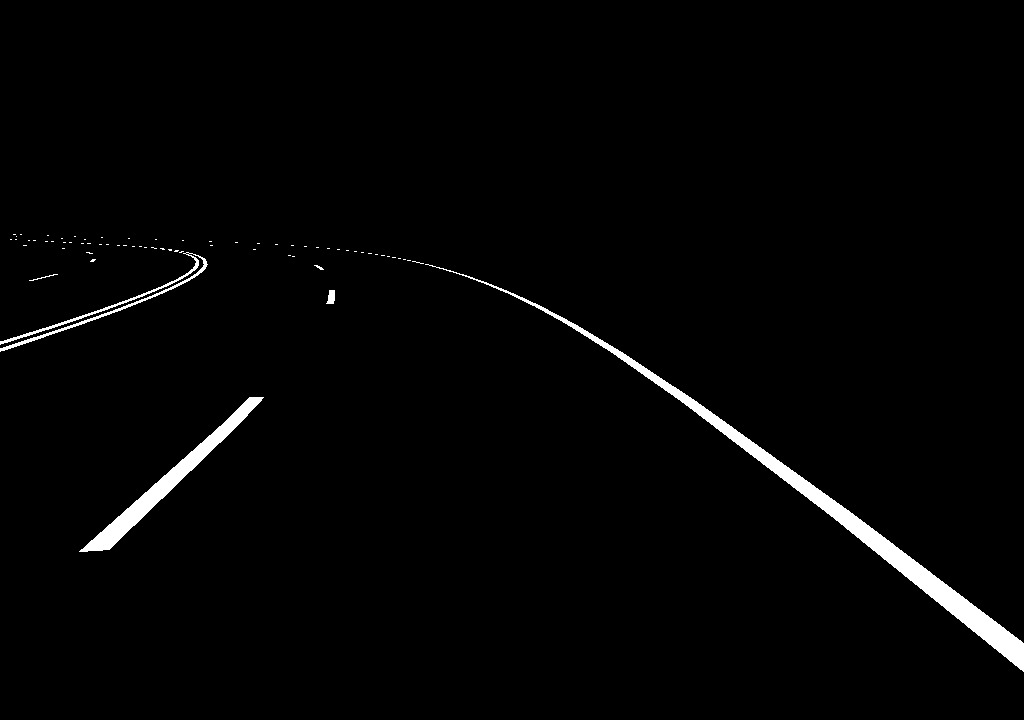
#> input picture MPC/mask/mask_test03.png, 1024 x 720 px
$ python process_line_detection.py
#> lines starting #> are read from the running program, lines starting #| are printed output that depends on the picture; after the words box and inside, x2 and y2 are one past the last pixel; in counts of white or black regions, pixels touching at a corner belong together
import cv2
import numpy as np
import math

def trace_line(roi, start_x, start_y, visited):
    """Rastrea uma linha a partir de um pixel branco, seguindo pixels adjacentes com prioridade diagonal."""
    line_pixels = [(start_x, start_y)]
    visited[start_y, start_x] = True
    stack = [(start_x, start_y)]

    while stack:
        x, y = stack.pop()
        # Priorizar direções diagonais
        directions = [(-1, -1), (1, 1), (-1, 1), (1, -1),  # Diagonais
                      (0, -1), (0, 1), (-1, 0), (1, 0)]  # Horizontais/verticais
        for dx, dy in directions:
            new_x, new_y = x + dx, y + dy
            if (0 <= new_x < roi.shape[1] and 0 <= new_y < roi.shape[0] and
                not visited[new_y, new_x] and roi[new_y, new_x] == 255):
                line_pixels.append((new_x, new_y))
                visited[new_y, new_x] = True
                stack.append((new_x, new_y))
    return line_pixels

def process_mask(mask_path):
    """Processa uma imagem de máscara para identificar linhas brancas apenas na ROI e exibir coordenadas."""
#> called with mask_path = '../mask/mask_test03.png'
    # Carregar a imagem
    mask = cv2.imread(mask_path, cv2.IMREAD_GRAYSCALE)
#> mask is the input picture: shape (720, 1024); min 0, max 255, mean 4.6
    if mask is None:
        print("Erro: Não foi possível carregar a imagem.")
        return None, None, None, False

    # Definir ROI
    height, width = mask.shape
#> height = 720; width = 1024
    roi_x = int(width * 0.15)
#> roi_x = 153
    roi_width = int(width * 0.7)
#> roi_width = 716
    roi_y = int(height * 0.4)
#> roi_y = 288
    roi_height = int(height * 0.7)
#> roi_height = 503
    roi = mask[roi_y:roi_y + roi_height, roi_x:roi_x + roi_width]
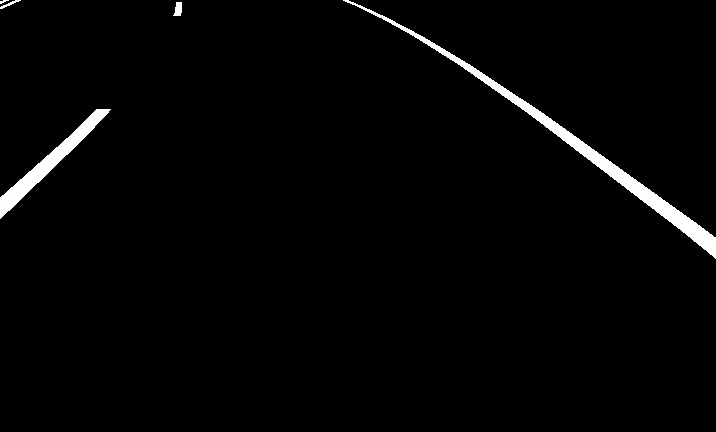
#> roi: shape (432, 716); min 0, max 255, mean 5.1

    # Encontrar pixels brancos (valor 255) dentro da ROI
    white_pixels = np.column_stack(np.where(roi == 255))
#> white_pixels = 4076 pairs, first value 0 to 258, second value 0 to 715
    if len(white_pixels) == 0:
        print("Nenhum pixel branco detectado na ROI.")
        cv2.imshow('Máscara sem Linhas', roi)
        cv2.waitKey(0)
        cv2.destroyAllWindows()
        return 0.0, 0.0, roi, False

    # Rastrear todas as linhas a partir de pixels brancos não visitados dentro da ROI
    visited = np.zeros_like(roi, dtype=bool)
    lines = []
    for y, x in white_pixels:
        if not visited[y, x]:
            line_pixels = trace_line(roi, x, y, visited)
            if len(line_pixels) > 10:  # Filtrar linhas muito curtas
                lines.append(line_pixels)
                print(f"Pixels rastreados para nova linha: {line_pixels}")  # Depuração
#> this loop made 4076 passes
#> (y, x) on passes 1, 6, 10, 30, 55: (0, 3), (0, 16), (0, 343), (2, 178), (5, 4)
#> line_pixels on passes 376, 662, 2516, 3449: [(450, 59)], [(517, 96)], [(638, 182)], [(661, 215)]
#> (printed output is left out)
#> after the loop, lines = 8 items

    # Verificar se pelo menos uma linha foi detectada
    if not lines:
        print("Nenhuma linha detectada a partir dos pixels brancos na ROI.")
        cv2.imshow('Máscara sem Linhas', roi)
        cv2.waitKey(0)
        cv2.destroyAllWindows()
        return 0.0, 0.0, roi, False

    # Calcular pontos extremos e médio para cada linha dentro da ROI
    processed_lines = []
    mid_points = []  # Armazena o ponto médio de cada linha
    print("\nCoordenadas das linhas (relativas à ROI, de 0 a width/height da ROI):")
    # Ordenar linhas por x médio (esquerda para direita)
    lines_with_avg_x = [(sum(p[0] for p in line) / len(line), line) for line in lines]
#> lines_with_avg_x = 8 items
    lines_with_avg_x.sort()  # Ordenar por x médio
    lines = [line for _, line in lines_with_avg_x]

    for idx, line_pixels in enumerate(lines):
        # Determinar se é linha esquerda ou direita
        is_left_line = idx == 0  # Primeira linha é a mais à esquerda

        if is_left_line:
            # Linha esquerda: mais próximo (menor y, maior x), mais afastado (maior y, maior x)
            y_sorted_min = sorted(line_pixels, key=lambda p: (p[1], -p[0]))  # Menor y, maior x
            y_sorted_max = sorted(line_pixels, key=lambda p: (-p[1], -p[0]))  # Maior y, maior x
            near_point = y_sorted_min[0]
            far_point = y_sorted_max[0]
        else:
            # Linha direita: mais próximo (menor y, menor x), mais afastado (maior y, menor x)
            y_sorted_min = sorted(line_pixels, key=lambda p: (p[1], p[0]))  # Menor y, menor x
            y_sorted_max = sorted(line_pixels, key=lambda p: (-p[1], p[0]))  # Maior y, menor x
            near_point = y_sorted_min[0]
            far_point = y_sorted_max[0]

        # Usar near_point e far_point para desenho
        x1, y1 = near_point
        x2, y2 = far_point
        # Ponto médio da linha
        mid_x = (near_point[0] + far_point[0]) / 2
        mid_y = (near_point[1] + far_point[1]) / 2
        mid_points.append((mid_x, mid_y))
        # Exibir coordenadas
        near_x, near_y = near_point
        far_x, far_y = far_point
        print(f"Linha {idx + 1}:")
        print(f"  Ponto mais afastado: (x={far_x:.2f}, y={far_y:.2f})")
        print(f"  Ponto médio: (x={mid_x:.2f}, y={mid_y:.2f})")
        print(f"  Ponto mais próximo: (x={near_x:.2f}, y={near_y:.2f})")
        processed_lines.append(((x1, y1), (x2, y2)))
#> this loop made 8 passes
#> (is_left_line, x1, y1, x2, y2, mid_x, mid_y, near_x) on passes 1 to 8: (True, 8, 0, 1, 3, 4.5, 1.5, 8), (False, 16, 0, 6, 5, 11, 2.5, 16), (False, 96, 109, 0, 218, 48, 163.5, 96), (False, 178, 2, 173, 15, 175.5, 8.5, 178), (False, 343, 0, 353, 4, 348, 2, 343), (False, 359, 5, 371, 13, 365, 9, 359), (False, 373, 13, 417, 38, 395, 25.5, 373), (False, 420, 35, 713, 256, 566.5, 145.5, 420)
#> after the loop, mid_points = [(4.5, 1.5), (11, 2.5), (48, 163.5), (175.5, 8.5), (348, 2), (365, 9), (395, 25.5), (566.5, 145.5)]; processed_lines = [((8, 0), (1, 3)), ((16, 0), (6, 5)), ((96, 109), (0, 218)), ((178, 2), (173, 15)), ((343, 0), (353, 4)), ((359, 5), (371, 13)), ((373, 13), (417, 38)), ((420, 35), (713, 256))]

    # Calcular a linha central ao longo das duas linhas
    center_line = []
    if len(lines) >= 2:
        line1_pixels = lines[0]  # Linha esquerda
#> line1_pixels = [(3, 0), (4, 1), (2, 1), (2, 2), (1, 1), (1, 3), (0, 3), (5, 0), (5, 1), (6, 0), (7, 0), (8, 0)]
        line2_pixels = lines[1]  # Linha direita
#> line2_pixels = [(16, 0), (17, 1), (15, 1), (14, 2), (13, 1), (13, 3), (12, 2), (11, 3), (11, 2), (10, 2), (9, 3), (10, 4), (8, 3), (7, 4), (8, 5), (6, 5), (7, 5), (9, 5), (18, 0), (19, 0), (20, 0)]

        # Extrair todos os y únicos e seus x correspondentes
        y_values = sorted(set(y for _, y in line1_pixels).intersection(y for _, y in line2_pixels))
#> y_values = [0, 1, 2, 3]
        for y in y_values:
            x1s = [x for x, y1 in line1_pixels if y1 == y]
            x2s = [x for x, y2 in line2_pixels if y2 == y]
            if x1s and x2s:  # Apenas incluir y que existe em ambas as linhas
                center_x = (sum(x1s) / len(x1s) + sum(x2s) / len(x2s)) / 2
                center_line.append((int(center_x), y))
#> this loop made 4 passes
#> (x1s, x2s, center_x) on passes 1 to 4: ([3, 5, 6, 7, 8], [16, 18, 19, 20], 12.03), ([4, 2, 1, 5], [17, 15, 13], 9), ([2], [14, 12, 11, 10], 6.88), ([1, 0], [13, 11, 9, 8], 5.38)
#> after the loop, center_line = [(12, 0), (9, 1), (6, 2), (5, 3)]

        # Conectar os pontos da linha central
        #print("\nLinha central (pontos médios ao longo de y):")
        #for x, y in center_line:
        #    print(f"  (x={x:.2f}, y={y:.2f})")

    # Visualizar linhas detectadas com cores diferentes apenas na ROI
    line_display = cv2.cvtColor(roi, cv2.COLOR_GRAY2BGR)
    colors = [(0, 255, 0), (0, 0, 255), (255, 0, 0), (255, 255, 0), (0, 255, 255),
              (255, 0, 255), (128, 0, 0), (0, 128, 0), (0, 0, 128), (128, 128, 0)]
    for idx, ((x1, y1), (x2, y2)) in enumerate(processed_lines):
        color = colors[idx % len(colors)]  # Ciclo de cores
        cv2.line(line_display, (x1, y1), (x2, y2), color, 2)
#> this loop made 8 passes
#> (x1, y1, x2, y2, color) on passes 1 to 8: (8, 0, 1, 3, (0, 255, 0)), (16, 0, 6, 5, (0, 0, 255)), (96, 109, 0, 218, (255, 0, 0)), (178, 2, 173, 15, (255, 255, 0)), (343, 0, 353, 4, (0, 255, 255)), (359, 5, 371, 13, (255, 0, 255)), (373, 13, 417, 38, (128, 0, 0)), (420, 35, 713, 256, (0, 128, 0))
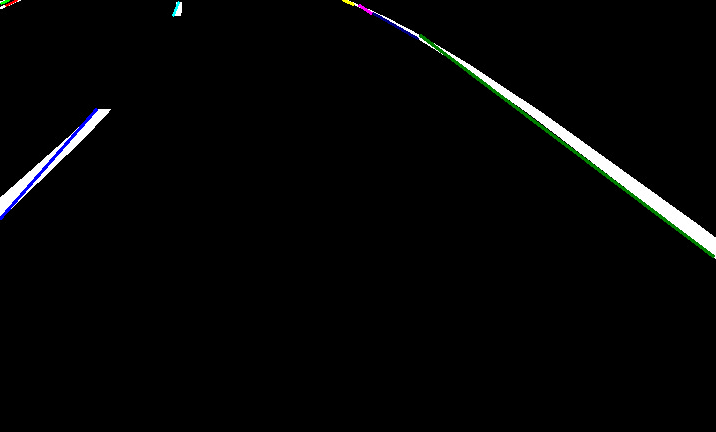
#> line_display: shape (432, 716, 3); mean B, G, R 4.9, 4.9, 4.4
    # Desenhar a linha central
    if center_line:
        for i in range(len(center_line) - 1):
            x1, y1 = center_line[i]
            x2, y2 = center_line[i + 1]
            cv2.line(line_display, (x1, y1), (x2, y2), (255, 255, 255), 2)  # Linha branca
#> this loop made 3 passes
#> (x1, x2) on passes 1 to 3: (12, 9), (9, 6), (6, 5)
#> line_display: shape (432, 716, 3); 0.01% of pixels changed, all inside (x1, y1, x2, y2) = (4, 0, 14, 5)
    cv2.imshow('Linhas Detectadas', line_display)
    cv2.waitKey(0)
    cv2.destroyAllWindows()
    return 0.0, 0.0, line_display, True

def main():
    """Função principal para testar a detecção de linhas."""
    mask_path = "../mask/mask_test03.png"
    y_ref, psi_ref, display_img, lines_detected = process_mask(mask_path)
#> y_ref = 0; psi_ref = 0; lines_detected = True
    if not lines_detected:
        print("Nenhuma linha detectada com sucesso.")

if __name__ == "__main__":
    main()

$ run again, with MPC/mask/mask_test01.png copied over MPC/mask/mask_test03.png
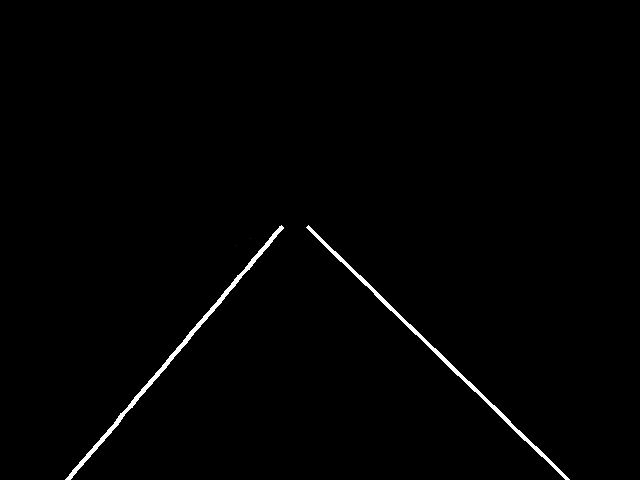
#> input picture MPC/mask/mask_test01.png, 640 x 480 px
#> in process_mask, mask is the input picture: shape (480, 640); min 0, max 255, mean 2.4
#> white_pixels = 2550 pairs, first value 33 to 265, second value 0 to 447
#> the loop in process_mask, `for y, x in white_pixels:` made 2550 passes
#> (y, x) on passes 1 to 2: (33, 185), (33, 212)
#> (printed output is left out)
#> after the loop in process_mask, `for y, x in white_pixels:`: lines = 2 items
#> the loop in process_mask, `for idx, line_pixels in enumerate(lines):` made 2 passes
#> (is_left_line, x1, y1, x2, y2, mid_x, mid_y, near_x) on passes 1 to 2: (True, 185, 33, 0, 257, 92.5, 145, 185), (False, 212, 33, 447, 265, 329.5, 149, 212)
#> after the loop in process_mask, `for idx, line_pixels in enumerate(lines):`: mid_points = [(92.5, 145), (329.5, 149)]; processed_lines = [((185, 33), (0, 257)), ((212, 33), (447, 265))]
#> line1_pixels = 1273 pairs, first value 0 to 187, second value 33 to 257
#> line2_pixels = 1277 pairs, first value 210 to 447, second value 33 to 265
#> y_values = 225 values from 33 to 257
#> the loop in process_mask, `for y in y_values:` made 225 passes
#> (x1s, x2s, center_x) on passes 1 to 6: ([185], [212], 198.5), ([186, 184, 185, 183], [213, 211, 212], 198.2), ([186, 184, 185, 183, 187], [213, 211, 212, 214, 210], 198.5), ([186, 184, 185, 182, 183, 187], [213, 211, 212, 215, 214], 198.8), ([186, 184, 185, 181, 182, 183], [213, 212, 214, 215, 216], 198.8), ([184, 185, 183, 182, 181, 180], [213, 214, 215, 216, 217], 198.8)
#> after the loop in process_mask, `for y in y_values:`: center_line = 225 pairs, first value 198 to 220, second value 33 to 257
#> the loop in process_mask, `for idx, ((x1, y1), (x2, y2)) in enumerate(processed_lines):` made 2 passes
#> (x1, y1, x2, y2, color) on passes 1 to 2: (185, 33, 0, 257, (0, 255, 0)), (212, 33, 447, 265, (0, 0, 255))
#> after the loop in process_mask, `for idx, ((x1, y1), (x2, y2)) in enumerate(processed_lines):`:
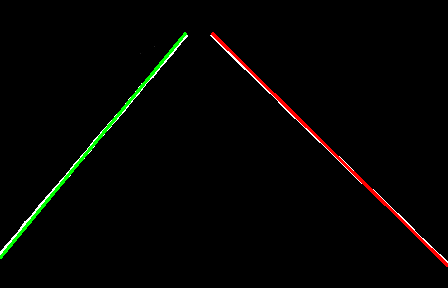
#> line_display: shape (288, 448, 3); mean B, G, R 1.7, 3.5, 3.7
#> the loop in process_mask, `for i in range(len(center_line) - 1):` made 224 passes
#> (x1, x2) on passes 1 to 3: (198, 198), (198, 198), (198, 198)
#> after the loop in process_mask, `for i in range(len(center_line) - 1):`:
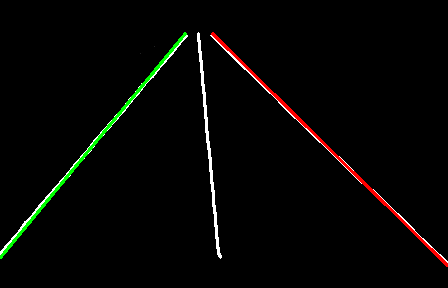
#> line_display: shape (288, 448, 3); 0.56% of pixels changed, all inside (x1, y1, x2, y2) = (197, 32, 222, 259)
#> y_ref = 0; lines_detected = True

$ run again, with MPC/mask/mask_test02.png copied over MPC/mask/mask_test03.png
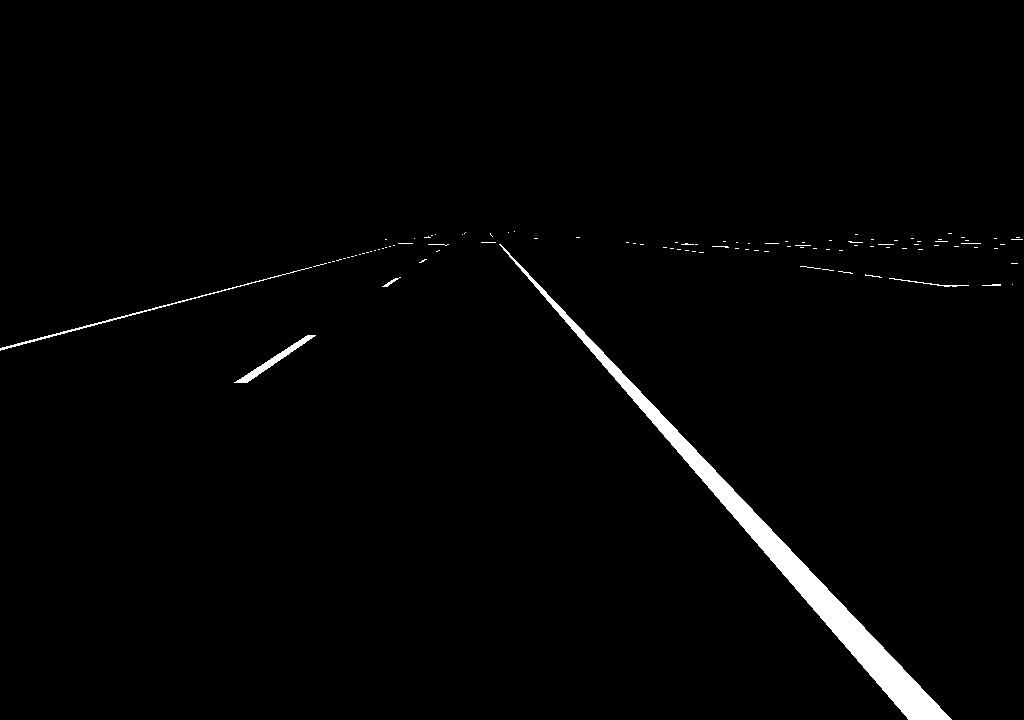
#> input picture MPC/mask/mask_test02.png, 1024 x 720 px
#> in process_mask, mask is the input picture: shape (720, 1024); min 0, max 255, mean 4.4
#> in process_mask, `roi = mask[roi_y:roi_y + roi_height, roi_x:roi_x + roi_width]`:
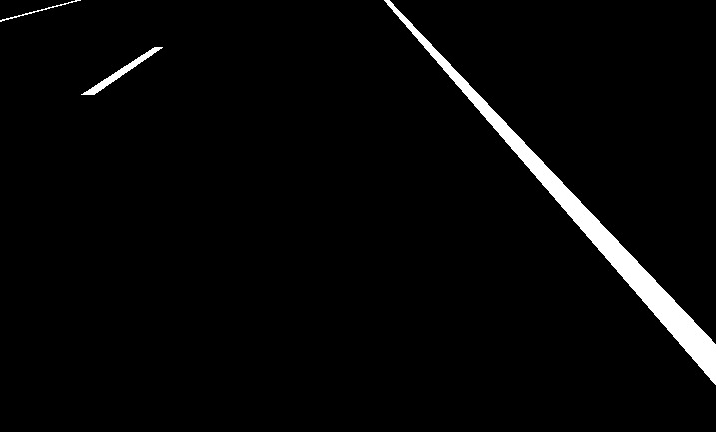
#> roi: shape (432, 716); min 0, max 255, mean 7.1
#> white_pixels = 6431 pairs, first value 0 to 384, second value 0 to 715
#> the loop in process_mask, `for y, x in white_pixels:` made 6431 passes
#> (y, x, line_pixels) on passes 1, 39, 46, 54: (0, 76, [(76, 0), (75, 1), (77, 0), (78, 0), (74, 1)]), (5, 57, [(57, 5), (57, 6)]), (6, 53, [(53, 6), (52, 7), (54, 6), (55, 6), (51, 7)]), (7, 49, [(49, 7), (48, 8), (49, 8)])
#> (printed output is left out)
#> after the loop in process_mask, `for y, x in white_pixels:`: lines = 5 items
#> the loop in process_mask, `for idx, line_pixels in enumerate(lines):` made 5 passes
#> (is_left_line, x1, y1, x2, y2, mid_x, mid_y, near_x) on passes 1 to 5: (True, 15, 16, 12, 18, 13.5, 17, 15), (False, 25, 13, 17, 16, 21, 14.5, 25), (False, 154, 47, 82, 94, 118, 70.5, 154), (False, 386, 0, 410, 30, 398, 15, 386), (False, 414, 29, 715, 384, 564.5, 206.5, 414)
#> after the loop in process_mask, `for idx, line_pixels in enumerate(lines):`: mid_points = [(13.5, 17), (21, 14.5), (118, 70.5), (398, 15), (564.5, 206.5)]; processed_lines = [((15, 16), (12, 18)), ((25, 13), (17, 16)), ((154, 47), (82, 94)), ((386, 0), (410, 30)), ((414, 29), (715, 384))]
#> line1_pixels = [(14, 16), (15, 17), (13, 17), (14, 17), (15, 16), (12, 18), (12, 17), (11, 18), (10, 17), (9, 18), (8, 18)]
#> line2_pixels = [(25, 13), (24, 14), (25, 14), (26, 13), (27, 14), (28, 13), (29, 13), (23, 15), (23, 14), (22, 15), (21, 15), (20, 15), (19, 15), (18, 16), (17, 16)]
#> y_values = [16]
#> the loop in process_mask, `for y in y_values:` made 1 pass
#> (y, x1s, x2s, center_x) on pass 1: (16, [14, 15], [18, 17], 16)
#> after the loop in process_mask, `for y in y_values:`: center_line = [(16, 16)]
#> the loop in process_mask, `for idx, ((x1, y1), (x2, y2)) in enumerate(processed_lines):` made 5 passes
#> (x1, y1, x2, y2, color) on passes 1 to 5: (15, 16, 12, 18, (0, 255, 0)), (25, 13, 17, 16, (0, 0, 255)), (154, 47, 82, 94, (255, 0, 0)), (386, 0, 410, 30, (255, 255, 0)), (414, 29, 715, 384, (0, 255, 255))
#> after the loop in process_mask, `for idx, ((x1, y1), (x2, y2)) in enumerate(processed_lines):`:
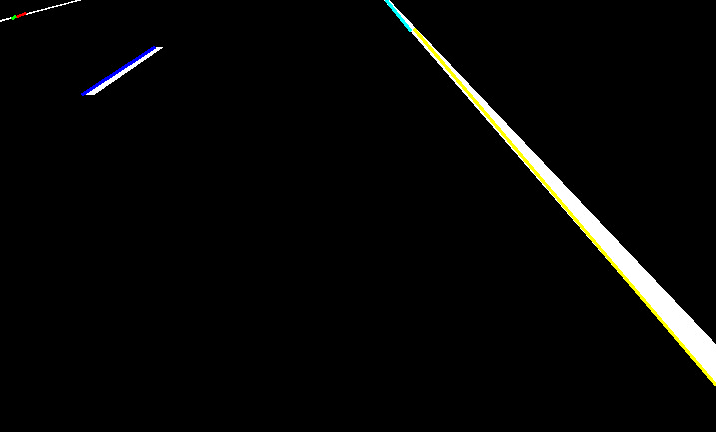
#> line_display: shape (432, 716, 3); mean B, G, R 6, 7, 6.9
#> y_ref = 0; lines_detected = True
